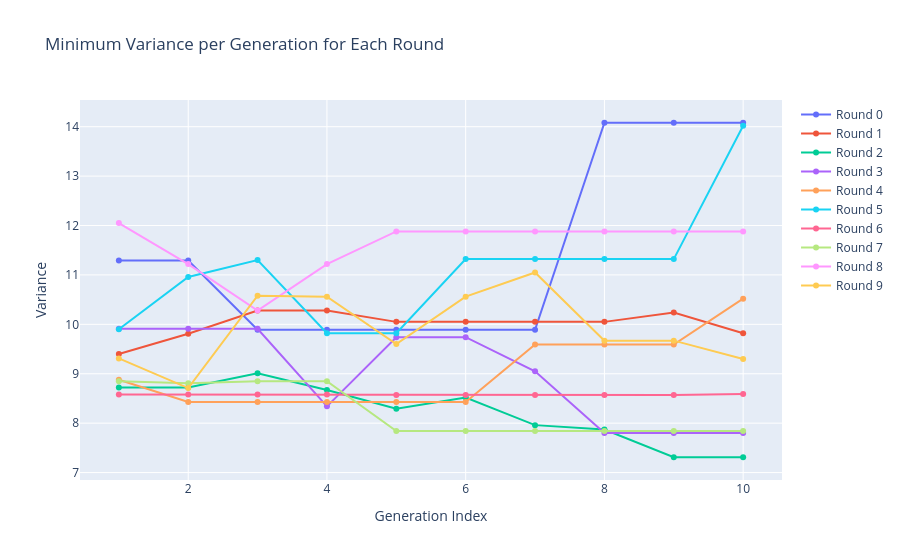

This figure's notebook cell:
### Code cell
import plotly.graph_objects as go
import pandas as pd

# Example data (replace with your own)
data = VARIANCES
for item in data:
    print(item)

# Convert to DataFrame for easy grouping
df = pd.DataFrame(data, columns=["round_idx", "gen_idx", "bitstring", "variance"])

# For each round & generation, find the row with minimum variance
df_min = df.loc[df.groupby(["round_idx", "gen_idx"])["variance"].idxmin()]

# Create interactive plot
fig = go.Figure()

for round_val, group in df_min.groupby("round_idx"):
    print(group)
    fig.add_trace(
        go.Scatter(
            x=group["gen_idx"],
            y=group["variance"],
            mode="lines+markers",
            name=f"Round {round_val}",
            text=[f"Bitstring: {b}" for b in group["bitstring"]],
            hovertemplate="Gen: %{x}<br>Variance: %{y}<br>%{text}"
        )
    )

fig.update_layout(
    title="Minimum Variance per Generation for Each Round",
    xaxis_title="Generation Index",
    yaxis_title="Variance",
    hovermode="closest"
)

fig.show()
